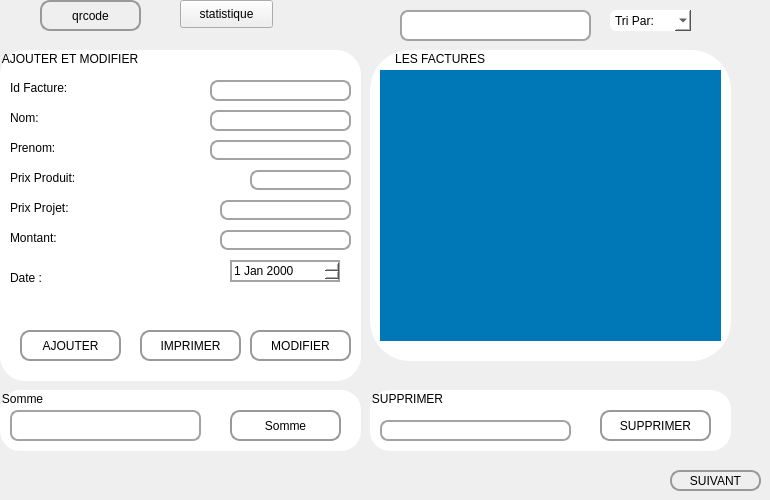
       <widget class="QWidget" name="page_6">
        <widget class="QGroupBox" name="add">
         <property name="geometry">
          <rect>
           <x>0</x>
           <y>50</y>
           <width>361</width>
           <height>331</height>
          </rect>
         </property>
         <property name="styleSheet">
          <string notr="true">font: 75 12pt &quot;System&quot;;
border-radius:25px;
background-color:white;</string>
         </property>
         <property name="title">
          <string>AJOUTER ET MODIFIER</string>
         </property>
         <widget class="QLabel" name="label_10">
          <property name="geometry">
           <rect>
            <x>10</x>
            <y>30</y>
            <width>131</width>
            <height>16</height>
           </rect>
          </property>
          <property name="text">
           <string>Id Facture:</string>
          </property>
         </widget>
         <widget class="QLabel" name="label_11">
          <property name="geometry">
           <rect>
            <x>10</x>
            <y>60</y>
            <width>161</width>
            <height>16</height>
           </rect>
          </property>
          <property name="text">
           <string>Nom:</string>
          </property>
         </widget>
         <widget class="QLabel" name="label_12">
          <property name="geometry">
           <rect>
            <x>10</x>
            <y>90</y>
            <width>171</width>
            <height>16</height>
           </rect>
          </property>
          <property name="text">
           <string>Prenom:</string>
          </property>
         </widget>
         <widget class="QLabel" name="label_13">
          <property name="geometry">
           <rect>
            <x>10</x>
            <y>220</y>
            <width>111</width>
            <height>16</height>
           </rect>
          </property>
          <property name="text">
           <string>Date :</string>
          </property>
         </widget>
         <widget class="QLabel" name="label_15">
          <property name="geometry">
           <rect>
            <x>10</x>
            <y>120</y>
            <width>241</width>
            <height>16</height>
           </rect>
          </property>
          <property name="text">
           <string>Prix Produit:</string>
          </property>
         </widget>
         <widget class="QLabel" name="label_16">
          <property name="geometry">
           <rect>
            <x>10</x>
            <y>150</y>
            <width>201</width>
            <height>16</height>
           </rect>
          </property>
          <property name="text">
           <string>Prix Projet:</string>
          </property>
         </widget>
         <widget class="QLabel" name="label_17">
          <property name="geometry">
           <rect>
            <x>10</x>
            <y>180</y>
            <width>201</width>
            <height>16</height>
           </rect>
          </property>
          <property name="text">
           <string>Montant:</string>
          </property>
         </widget>
         <widget class="QLineEdit" name="valeur_id">
          <property name="geometry">
           <rect>
            <x>210</x>
            <y>30</y>
            <width>141</width>
            <height>21</height>
           </rect>
          </property>
          <property name="styleSheet">
           <string notr="true">
QLineEdit{
border:2px solid rgb(163, 163, 163);
/*border:	rgb(179, 179, 179);*/
border-radius:8px;
/*color:rgb(165, 165, 165);*/
padding-left:8px;
padding-right:8px;
/*background-color:rgb(255, 255, 255);*/}
QLineEdit:hover{
border:2px solid rgb(48,50,62);
border-radius:8px;
}
QLineEdit:focus{
border:2px solid rgb(163, 163, 163);
border-radius:8px;}</string>
          </property>
         </widget>
         <widget class="QLineEdit" name="le_produit">
          <property name="geometry">
           <rect>
            <x>250</x>
            <y>120</y>
            <width>101</width>
            <height>20</height>
           </rect>
          </property>
          <property name="styleSheet">
           <string notr="true">
QLineEdit{
border:2px solid rgb(163, 163, 163);
/*border:	rgb(179, 179, 179);*/
border-radius:8px;
/*color:rgb(165, 165, 165);*/
padding-left:8px;
padding-right:8px;
/*background-color:rgb(255, 255, 255);*/}
QLineEdit:hover{
border:2px solid rgb(48,50,62);
border-radius:8px;
}
QLineEdit:focus{
border:2px solid rgb(163, 163, 163);
border-radius:8px;}</string>
          </property>
         </widget>
         <widget class="QLineEdit" name="le_projet">
          <property name="geometry">
           <rect>
            <x>220</x>
            <y>150</y>
            <width>131</width>
            <height>20</height>
           </rect>
          </property>
          <property name="styleSheet">
           <string notr="true">

QLineEdit{
border:2px solid rgb(163, 163, 163);
/*border:	rgb(179, 179, 179);*/
border-radius:8px;
/*color:rgb(165, 165, 165);*/
padding-left:8px;
padding-right:8px;
/*background-color:rgb(255, 255, 255);*/}
QLineEdit:hover{
border:2px solid rgb(48,50,62);
border-radius:8px;
}
QLineEdit:focus{
border:2px solid rgb(163, 163, 163);
border-radius:8px;}</string>
          </property>
         </widget>
         <widget class="QLineEdit" name="le_montant">
          <property name="geometry">
           <rect>
            <x>220</x>
            <y>180</y>
            <width>131</width>
            <height>20</height>
           </rect>
          </property>
          <property name="styleSheet">
           <string notr="true">

QLineEdit{
border:2px solid rgb(163, 163, 163);
/*border:	rgb(179, 179, 179);*/
border-radius:8px;
/*color:rgb(165, 165, 165);*/
padding-left:8px;
padding-right:8px;
/*background-color:rgb(255, 255, 255);*/}
QLineEdit:hover{
border:2px solid rgb(48,50,62);
border-radius:8px;
}
QLineEdit:focus{
border:2px solid rgb(163, 163, 163);
border-radius:8px;}</string>
          </property>
         </widget>
         <widget class="QLineEdit" name="le_prenom">
          <property name="geometry">
           <rect>
            <x>210</x>
            <y>90</y>
            <width>141</width>
            <height>20</height>
           </rect>
          </property>
          <property name="styleSheet">
           <string notr="true">
QLineEdit{
border:2px solid rgb(163, 163, 163);
/*border:	rgb(179, 179, 179);*/
border-radius:8px;
/*color:rgb(165, 165, 165);*/
padding-left:8px;
padding-right:8px;
/*background-color:rgb(255, 255, 255);*/}
QLineEdit:hover{
border:2px solid rgb(48,50,62);
border-radius:8px;
}
QLineEdit:focus{
border:2px solid rgb(163, 163, 163);
border-radius:8px;}</string>
          </property>
         </widget>
         <widget class="QLineEdit" name="le_nom">
          <property name="geometry">
           <rect>
            <x>210</x>
            <y>60</y>
            <width>141</width>
            <height>21</height>
           </rect>
          </property>
          <property name="styleSheet">
           <string notr="true">
QLineEdit{
border:2px solid rgb(163, 163, 163);
/*border:	rgb(179, 179, 179);*/
border-radius:8px;
/*color:rgb(165, 165, 165);*/
padding-left:8px;
padding-right:8px;
/*background-color:rgb(255, 255, 255);*/}
QLineEdit:hover{
border:2px solid rgb(48,50,62);
border-radius:8px;
}
QLineEdit:focus{
border:2px solid rgb(163, 163, 163);
border-radius:8px;}</string>
          </property>
         </widget>
         <widget class="QDateEdit" name="le_date">
          <property name="geometry">
           <rect>
            <x>230</x>
            <y>210</y>
            <width>110</width>
            <height>22</height>
           </rect>
          </property>
          <property name="styleSheet">
           <string notr="true">border:2px solid rgb(163, 163, 163);
</string>
          </property>
         </widget>
         <widget class="QPushButton" name="pb_ajouter">
          <property name="geometry">
           <rect>
            <x>20</x>
            <y>280</y>
            <width>101</width>
            <height>31</height>
           </rect>
          </property>
          <property name="styleSheet">
           <string notr="true">
QPushButton{
border-style:solid;
border-width: 2px;
border-color: #999999;
border-radius: 10px;
/*background-color:rgb(58, 122, 62);*/

background-color: qlineargradient(x1: 0, y1: 0, x2: 0, y2: 1,
stop: 0 #CCCCCC, stop: 1 #AAAAAA);
}
QPushButton:hover{
background-color:#0077b6;

color:rgb(255,255,255);
 
}
QPushButton:pressed{
background-color:#0077b6;}</string>
          </property>
          <property name="text">
           <string>AJOUTER</string>
          </property>
          <property name="icon">
           <iconset resource="res.qrc">
            <normaloff>:/prefix/new/res/plus-circle.png</normaloff>:/prefix/new/res/plus-circle.png</iconset>
          </property>
         </widget>
         <widget class="QPushButton" name="modif_btn">
          <property name="geometry">
           <rect>
            <x>250</x>
            <y>280</y>
            <width>101</width>
            <height>31</height>
           </rect>
          </property>
          <property name="styleSheet">
           <string notr="true">
QPushButton{
border-style:solid;
border-width: 2px;
border-color: #999999;
border-radius: 10px;
/*background-color:rgb(58, 122, 62);*/

background-color: qlineargradient(x1: 0, y1: 0, x2: 0, y2: 1,
stop: 0 #CCCCCC, stop: 1 #AAAAAA);
}
QPushButton:hover{
background-color:#0077b6;

color:rgb(255,255,255);
 
}
QPushButton:pressed{
background-color:#0077b6;}</string>
          </property>
          <property name="text">
           <string>MODIFIER</string>
          </property>
          <property name="icon">
           <iconset resource="res.qrc">
            <normaloff>:/prefix/new/res/edit.png</normaloff>:/prefix/new/res/edit.png</iconset>
          </property>
         </widget>
         <widget class="QPushButton" name="imprimer">
          <property name="geometry">
           <rect>
            <x>140</x>
            <y>280</y>
            <width>101</width>
            <height>31</height>
           </rect>
          </property>
          <property name="styleSheet">
           <string notr="true">
QPushButton{
border-style:solid;
border-width: 2px;
border-color: #999999;
border-radius: 10px;
/*background-color:rgb(58, 122, 62);*/

background-color: qlineargradient(x1: 0, y1: 0, x2: 0, y2: 1,
stop: 0 #CCCCCC, stop: 1 #AAAAAA);
}
QPushButton:hover{
background-color:#0077b6;

color:rgb(255,255,255);
 
}
QPushButton:pressed{
background-color:#0077b6;}</string>
          </property>
          <property name="text">
           <string>IMPRIMER</string>
          </property>
          <property name="icon">
           <iconset resource="res.qrc">
            <normaloff>:/prefix/new/res/imprimer.png</normaloff>:/prefix/new/res/imprimer.png</iconset>
          </property>
         </widget>
         <zorder>label_10</zorder>
         <zorder>label_11</zorder>
         <zorder>label_12</zorder>
         <zorder>label_13</zorder>
         <zorder>label_15</zorder>
         <zorder>label_16</zorder>
         <zorder>label_17</zorder>
         <zorder>valeur_id</zorder>
         <zorder>le_produit</zorder>
         <zorder>le_projet</zorder>
         <zorder>le_montant</zorder>
         <zorder>le_prenom</zorder>
         <zorder>le_nom</zorder>
         <zorder>le_date</zorder>
         <zorder>modif_btn</zorder>
         <zorder>pb_ajouter</zorder>
         <zorder>imprimer</zorder>
        </widget>
        <widget class="QGroupBox" name="groupBox_2">
         <property name="geometry">
          <rect>
           <x>370</x>
           <y>50</y>
           <width>361</width>
           <height>311</height>
          </rect>
         </property>
         <property name="styleSheet">
          <string notr="true">border-radius:40px;
background-color:white;font: 75 12pt &quot;System&quot;;</string>
         </property>
         <property name="title">
          <string>       LES FACTURES</string>
         </property>
         <widget class="QTableView" name="table_fac">
          <property name="geometry">
           <rect>
            <x>10</x>
            <y>20</y>
            <width>341</width>
            <height>271</height>
           </rect>
          </property>
          <property name="styleSheet">
           <string notr="true">background-color:#0077b6;border:black;
border-radius:0px;</string>
          </property>
          <property name="frameShadow">
           <enum>QFrame::Plain</enum>
          </property>
         </widget>
         <widget class="QGroupBox" name="groupBox_3">
          <property name="geometry">
           <rect>
            <x>10</x>
            <y>389</y>
            <width>120</width>
            <height>71</height>
           </rect>
          </property>
          <property name="title">
           <string>GroupBox</string>
          </property>
         </widget>
        </widget>
        <widget class="QLineEdit" name="rechercher">
         <property name="geometry">
          <rect>
           <x>400</x>
           <y>10</y>
           <width>191</width>
           <height>31</height>
          </rect>
         </property>
         <property name="styleSheet">
          <string notr="true">
QLineEdit{
background-color:rgb(255, 255, 255);
border:2px solid rgb(163, 163, 163);
/*border:	rgb(179, 179, 179);*/
border-radius:8px;
/*color:rgb(165, 165, 165);*/
padding-left:8px;
padding-right:8px;
/*background-color:rgb(255, 255, 255);*/}
QLineEdit:hover{
border:2px solid rgb(48,50,62);
border-radius:8px;
}
QLineEdit:focus{
background-color:rgb(255, 255, 255);
border-radius:8px;}</string>
         </property>
         <property name="text">
          <string/>
         </property>
        </widget>
        <widget class="QComboBox" name="tri">
         <property name="geometry">
          <rect>
           <x>610</x>
           <y>10</y>
           <width>81</width>
           <height>21</height>
          </rect>
         </property>
         <property name="styleSheet">
          <string notr="true">background-color:white;
border-radius:6px;</string>
         </property>
         <item>
          <property name="text">
           <string>Tri Par:</string>
          </property>
         </item>
         <item>
          <property name="text">
           <string>idP</string>
          </property>
         </item>
         <item>
          <property name="text">
           <string>Montant</string>
          </property>
         </item>
         <item>
          <property name="text">
           <string>nom</string>
          </property>
         </item>
        </widget>
        <widget class="QGroupBox" name="groupBox_4">
         <property name="geometry">
          <rect>
           <x>370</x>
           <y>390</y>
           <width>361</width>
           <height>61</height>
          </rect>
         </property>
         <property name="styleSheet">
          <string notr="true">font: 75 12pt &quot;System&quot;;border-radius:20px;
background-color:white;</string>
         </property>
         <property name="title">
          <string>SUPPRIMER</string>
         </property>
         <widget class="QPushButton" name="Supp_btn">
          <property name="geometry">
           <rect>
            <x>230</x>
            <y>20</y>
            <width>111</width>
            <height>31</height>
           </rect>
          </property>
          <property name="styleSheet">
           <string notr="true">
QPushButton{
border-style:solid;
border-width: 2px;
border-color: #999999;
border-radius: 10px;
/*background-color:rgb(58, 122, 62);*/

background-color: qlineargradient(x1: 0, y1: 0, x2: 0, y2: 1,
stop: 0 #CCCCCC, stop: 1 #AAAAAA);
}
QPushButton:hover{
background-color:#0077b6;

color:rgb(255,255,255);
 
}
QPushButton:pressed{
background-color:#0077b6;}</string>
          </property>
          <property name="text">
           <string>SUPPRIMER</string>
          </property>
          <property name="icon">
           <iconset resource="res.qrc">
            <normaloff>:/prefix/new/res/trash-2.png</normaloff>:/prefix/new/res/trash-2.png</iconset>
          </property>
         </widget>
         <widget class="QLineEdit" name="id_val">
          <property name="geometry">
           <rect>
            <x>10</x>
            <y>30</y>
            <width>191</width>
            <height>21</height>
           </rect>
          </property>
          <property name="styleSheet">
           <string notr="true">
QLineEdit{
border:2px solid rgb(163, 163, 163);
/*border:	rgb(179, 179, 179);*/
border-radius:8px;
/*color:rgb(165, 165, 165);*/
padding-left:8px;
padding-right:8px;
/*background-color:rgb(255, 255, 255);*/}
QLineEdit:hover{
border:2px solid rgb(48,50,62);
border-radius:8px;
}
QLineEdit:focus{
border:2px solid rgb(163, 163, 163);
border-radius:8px;}</string>
          </property>
         </widget>
        </widget>
        <widget class="QPushButton" name="suiv1">
         <property name="geometry">
          <rect>
           <x>670</x>
           <y>470</y>
           <width>91</width>
           <height>21</height>
          </rect>
         </property>
         <property name="styleSheet">
          <string notr="true">
QPushButton{
border-style:solid;
border-width: 2px;
border-color: #999999;
border-radius: 10px;
/*background-color:rgb(58, 122, 62);*/

background-color: qlineargradient(x1: 0, y1: 0, x2: 0, y2: 1,
stop: 0 #CCCCCC, stop: 1 #AAAAAA);
}
QPushButton:hover{
background-color:#0077b6;

color:rgb(255,255,255);
 
}
QPushButton:pressed{
background-color:#0077b6;}</string>
         </property>
         <property name="text">
          <string>SUIVANT</string>
         </property>
         <property name="icon">
          <iconset resource="res.qrc">
           <normaloff>:/prefix/new/res/arrow-right.png</normaloff>:/prefix/new/res/arrow-right.png</iconset>
         </property>
        </widget>
        <widget class="QPushButton" name="pb_ajouter_2">
         <property name="geometry">
          <rect>
           <x>40</x>
           <y>0</y>
           <width>101</width>
           <height>31</height>
          </rect>
         </property>
         <property name="styleSheet">
          <string notr="true">
QPushButton{
border-style:solid;
border-width: 2px;
border-color: #999999;
border-radius: 10px;
/*background-color:rgb(58, 122, 62);*/

background-color: qlineargradient(x1: 0, y1: 0, x2: 0, y2: 1,
stop: 0 #CCCCCC, stop: 1 #AAAAAA);
}
QPushButton:hover{
background-color:#0077b6;

color:rgb(255,255,255);
 
}
QPushButton:pressed{
background-color:#0077b6;}</string>
         </property>
         <property name="text">
          <string>qrcode</string>
         </property>
         <property name="icon">
          <iconset resource="res.qrc">
           <normaloff>:/prefix/new/res/plus-circle.png</normaloff>:/prefix/new/res/plus-circle.png</iconset>
         </property>
        </widget>
        <widget class="QGroupBox" name="groupBox_10">
         <property name="geometry">
          <rect>
           <x>0</x>
           <y>390</y>
           <width>361</width>
           <height>61</height>
          </rect>
         </property>
         <property name="styleSheet">
          <string notr="true">font: 75 12pt &quot;System&quot;;border-radius:20px;
background-color:white;</string>
         </property>
         <property name="title">
          <string>Somme</string>
         </property>
         <widget class="QPushButton" name="Supp_btn_2">
          <property name="geometry">
           <rect>
            <x>230</x>
            <y>20</y>
            <width>111</width>
            <height>31</height>
           </rect>
          </property>
          <property name="styleSheet">
           <string notr="true">
QPushButton{
border-style:solid;
border-width: 2px;
border-color: #999999;
border-radius: 10px;
/*background-color:rgb(58, 122, 62);*/

background-color: qlineargradient(x1: 0, y1: 0, x2: 0, y2: 1,
stop: 0 #CCCCCC, stop: 1 #AAAAAA);
}
QPushButton:hover{
background-color:#0077b6;

color:rgb(255,255,255);
 
}
QPushButton:pressed{
background-color:#0077b6;}</string>
          </property>
          <property name="text">
           <string>Somme</string>
          </property>
          <property name="icon">
           <iconset resource="res.qrc">
            <normaloff>:/prefix/new/res/trash-2.png</normaloff>:/prefix/new/res/trash-2.png</iconset>
          </property>
         </widget>
         <widget class="QLineEdit" name="id_val_2">
          <property name="geometry">
           <rect>
            <x>10</x>
            <y>20</y>
            <width>191</width>
            <height>31</height>
           </rect>
          </property>
          <property name="styleSheet">
           <string notr="true">
QLineEdit{
border:2px solid rgb(163, 163, 163);
/*border:	rgb(179, 179, 179);*/
border-radius:8px;
/*color:rgb(165, 165, 165);*/
padding-left:8px;
padding-right:8px;
/*background-color:rgb(255, 255, 255);*/}
QLineEdit:hover{
border:2px solid rgb(48,50,62);
border-radius:8px;
}
QLineEdit:focus{
border:2px solid rgb(163, 163, 163);
border-radius:8px;}</string>
          </property>
         </widget>
        </widget>
        <widget class="QPushButton" name="statF_2">
         <property name="geometry">
          <rect>
           <x>180</x>
           <y>0</y>
           <width>93</width>
           <height>28</height>
          </rect>
         </property>
         <property name="text">
          <string>statistique</string>
         </property>
        </widget>
        <zorder>groupBox_2</zorder>
        <zorder>rechercher</zorder>
        <zorder>tri</zorder>
        <zorder>add</zorder>
        <zorder>groupBox_4</zorder>
        <zorder>suiv1</zorder>
        <zorder>pb_ajouter_2</zorder>
        <zorder>groupBox_10</zorder>
        <zorder>statF_2</zorder>
       </widget>
